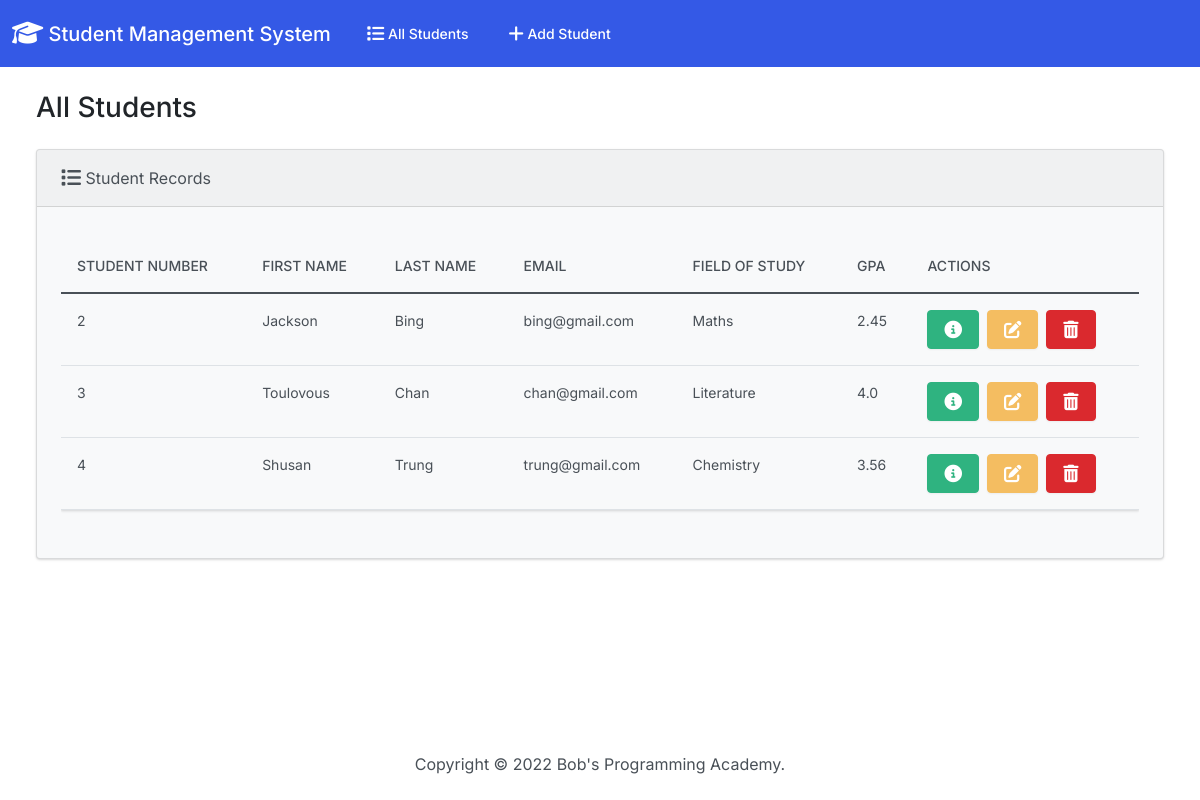
The page / on the database its author committed.
### students/models.py (models this page shows, shortened)
class Student(models.Model):
  student_number = models.PositiveIntegerField()
  first_name = models.CharField(max_length=50)
  last_name = models.CharField(max_length=50)
  email = models.EmailField(max_length=100)
  field_of_study = models.CharField(max_length=50)
  gpa = models.FloatField()

### students/views.py (the view)
# urls.py: path('', views.index, name='index'),
def index(request):
  return render(request, 'students/index.html', {
    'students': Student.objects.all()
  })

### students/templates/students/index.html (shortened to what this page needs)
{% extends "students/base.html" %}
{% block body %}
<h3 class="m-4">All Students</h3>
<div class="row">
  <div class="col-12">
    {% if students %}
    <div class="card bg-light ms-4 me-4 mb-4">
      <div class="card-header">
        <i class="fa-solid fa-list fa-lg"></i> Student Records
      </div>
      <div class="card-body">
        <p class="card-text">
          <div class="table-responsive">
            <table class="table table-hover">
              <thead>
                <tr>
                  <th scope="col">Student Number</th>
                  <th scope="col">First Name</th>
                  <th scope="col">Last Name</th>
                  <th scope="col">Email</th>
                  <th scope="col">Field of Study</th>
                  <th scope="col">GPA</th>
                  <th scope="col">Actions</th>
                </tr>
              </thead>
              <tbody>
                {% for student in students %}
                  <tr>
                    <td>{{ student.student_number }}</td>
                    <td>{{ student.first_name }}</td>
                    <td>{{ student.last_name }}</td>
                    <td>{{ student.email }}</td>
                    <td>{{ student.field_of_study }}</td>
                    <td>{{ student.gpa }}</td>
                    <td>
                      <button type="button" class="btn btn-success me-1" href="{% url 'view_student' student.id %}" data-bs-toggle="modal" data-bs-target="#myModal{{student.id}}">
                      </button>
                      <a class="btn btn-warning me-1" href="{% url 'edit' student.id %}">
                      </a>
                      <button type="button" class="btn btn-danger" data-bs-toggle="modal" data-bs-target="#delete{{student.id}}">
                      </button>
                    </td>
                  </tr>
                {% endfor %}
              </tbody>
            </table>
          </div>
        </p>
      </div>
    </div>
    {% else %}
      <h5 class="alert alert-primary ms-4 me-4">No Student Records</h5>
    {% endif %}
  </div>
</div>
{% endblock %}

### students/templates/students/base.html (shortened to what this page needs)
{% load static %}
<!DOCTYPE html>
<html lang="en">
  <head>
    <link rel="stylesheet" href="https://cdnjs.cloudflare.com/ajax/libs/font-awesome/6.1.1/css/all.min.css">
    <link href="{% static 'css/bootstrap.min.css' %}" rel="stylesheet">
    <body class="d-flex flex-column min-vh-100">
      <nav class="navbar navbar-expand-lg navbar-dark bg-primary">
        <div class="container-fluid">
          <a class="navbar-brand" href="{% url 'index' %}">
            <i class="fa-solid fa-graduation-cap fa-lg"></i> Student Management System
          </a>
          <div class="collapse navbar-collapse" id="navbarColor01">
            <ul class="navbar-nav me-auto">
              <li class="nav-item">
                <a class="nav-link" href="{% url 'index' %}">
                   All Students
                </a>
              </li>
              <li class="nav-item">
                <a class="nav-link" href="{% url 'add' %}">
                   Add Student
                </a>
              </li>
            </ul>
          </div>
        </div>
      </nav>
      <div class="container-fluid">
        {% block body %}
        {% endblock %}
      </div>
      <footer class="mt-auto mb-4">
        <div class="text-center">
          <span>
            Copyright &copy; <script>document.write(new Date().getFullYear())</script> Bob's Programming Academy.
          </span>
        </div>
      </footer>
    </body>
  </head>
</html>

### rows shown on the page
Student: student_number "2", first_name "Jackson", last_name "Bing", email "bing@gmail.com", field_of_study "Maths", gpa "2.45"
Student: student_number "3", first_name "Toulovous", last_name "Chan", email "chan@gmail.com", field_of_study "Literature", gpa "4.0"
Student: student_number "4", first_name "Shusan", last_name "Trung", email "trung@gmail.com", field_of_study "Chemistry", gpa "3.56"
